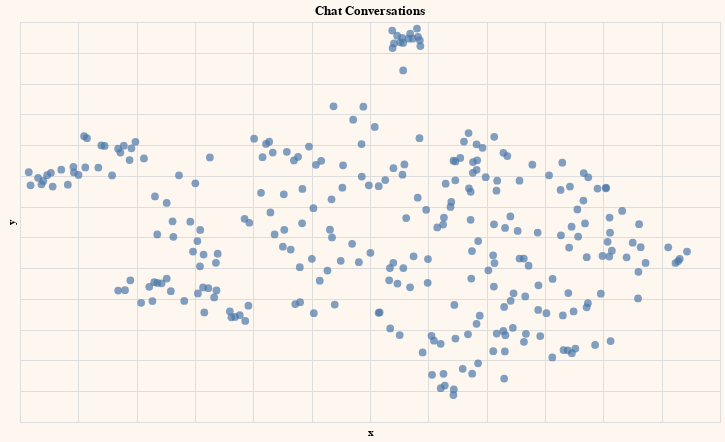

Notebook code for this chart:
### Code cell
df['x'] = umap_embeds[:,0]
df['y'] = umap_embeds[:,1]

# Plot
chart = alt.Chart(df).mark_circle(size=60).encode(
    #x='x',
    alt.X('x',
        scale=alt.Scale(zero=False),
        axis=alt.Axis(labels=False, ticks=False, domain=False)
    ),
    y=
    alt.Y('y',
        scale=alt.Scale(zero=False),
        axis=alt.Axis(labels=False, ticks=False, domain=False)
    ),
    tooltip=['Content']
).configure(background="#FDF7F0"
).properties(
    width=700,
    height=400,
    title='Chat Conversations'
)

chart.interactive()

### Figure 1 — Vega-Lite specification as saved in the notebook (floating-point values rounded to 4 significant figures; data arrays with more than 128 entries replaced by an {"elided": "..."} marker saying what was removed)
{"config": {"view": {"continuousWidth": 400, "continuousHeight": 300}, "background": "#FDF7F0"}, "data": {"name": "data-fdfe9af00f33a0cfbf3d8d22d0ace19a"}, "mark": {"type": "circle", "size": 60}, "encoding": {"tooltip": [{"field": "Content", "type": "nominal"}], "x": {"axis": {"domain": false, "labels": false, "ticks": false}, "field": "x", "scale": {"zero": false}, "type": "quantitative"}, "y": {"axis": {"domain": false, "labels": false, "ticks": false}, "field": "y", "scale": {"zero": false}, "type": "quantitative"}}, "height": 400, "selection": {"selector024": {"type": "interval", "bind": "scales", "encodings": ["x", "y"]}}, "title": "Chat Conversations", "width": 700, "$schema": "https://vega.github.io/schema/vega-lite/v4.17.0.json", "datasets": {"data-fdfe9af00f33a0cfbf3d8d22d0ace19a": {"elided": "280 records"}}}
